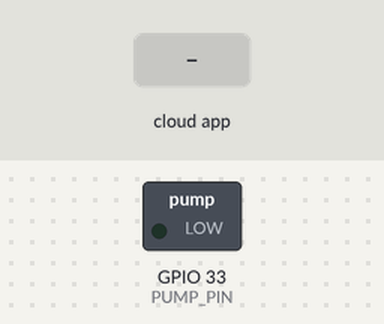
Simulated run of this sketch. Board: ESP32. On the bench: switched loads named in the sketch (green lamp = pin HIGH). The inputs (shaded band) are chosen by the test bench. The ROS host is connected and sends only what is stated.

Above: at 3.2 s.
3.3 s: the phone or cloud app sets pompa to 1
At 4.0 s:
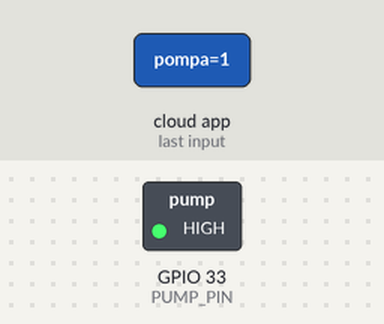
4.8 s: the phone or cloud app sets pompa to 0
At 6.0 s:
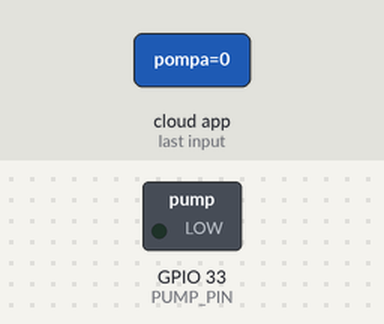
Timing chart, 0 to 7.8 s (numbered marks = the images above; inputs shaded):
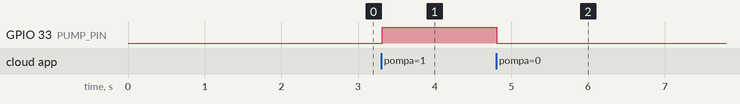

The sketch:

water_pump.ino
```cpp
/*
 * water_pump.ino — kontrol pompa air via ROS2 (via relay)
 *
 * Subscribe ke topic /pompa (Bool)
 * true  = pompa ON
 * false = pompa OFF
 *
 * Board: Arduino UNO / ESP32
 *
 * KONEKSI FISIK:
 *
 *   Komponen       | Arduino UNO      | ESP32
 *   ------------------------------------------------
 *   IN             | D6               | D33           (Kuning)
 *   VCC            | 5V               | 3.3V          (Merah)
 *   GND            | GND              | GND           (Hitam)
 *
 *   Lihat wiring.md untuk diagram lengkap.
 *
 * Catatan:
 * - Pompa DC dikontrol via relay module
 * - Relay aktif LOW atau HIGH tergantung modul
 * - Gunakan pin yang bisa memberikan arus cukup via transistor/relay
 */

// ═══════════════════════════════════════════════════════════════
// PENJELASAN DATA STRUCTURE — micro-ROS
// ═══════════════════════════════════════════════════════════════
//
// Berikut adalah data structure inti micro-ROS yang dipakai:
//
// 1. rcl_node_t
//    - Struktur yang merepresentasikan node ROS2 di C/C++.
//    - Setiap node punya nama unik (contoh: "led_node").
//    - Semua komunikasi ROS2 (pub/sub) terikat pada node.
//
// 2. rcl_publisher_t
//    - Struktur untuk MENGIRIM data ke topic ROS2.
//    - Diinisialisasi dengan rclc_publisher_init_default().
//    - Parameter: tipe pesan, nama topic, node.
//    - Method: rcl_publish() — kirim data.
//
// 3. rcl_subscription_t
//    - Struktur untuk MENERIMA data dari topic ROS2.
//    - Diinisialisasi dengan rclc_subscription_init_default().
//    - Parameter: tipe pesan, nama topic, callback function.
//    - Callback dipanggil OTOMATIS saat ada data masuk.
//
// 4. rclc_executor_t
//    - Struktur yang mengatur eksekusi callback.
//    - "Jantung" program micro-ROS — mirip rclpy.spin() di Python.
//    - Method: rclc_executor_spin_some() — proses callback yang pending.
//    - WAJIB ditambahkan publisher/subscriber/timer dengan add_*().
//
// 5. rclc_support_t
//    - Struktur untuk inisialisasi micro-ROS.
//    - Wajib dipanggil PERTAMA KALI di setup().
//    - rclc_support_init() — siapkan memory, allocator, dll.
//
// 6. rcl_allocator_t
//    - Struktur alokator memori untuk ROS2.
//    - rcl_get_default_allocator() — pakai default (heap).
//    - Digunakan saat inisialisasi node, publisher, subscriber.
//
// 7. rcl_timer_t
//    - Struktur timer untuk eksekusi periodik.
//    - rclc_timer_init_default() — buat timer dengan interval ms.
//    - Callback dipanggil setiap interval.
//
// 8. std_msgs__msg__*
//    - Tipe pesan ROS2 standar di C:
//      Bool    → bool data        (true/false)
//      Int32   → int32_t data     (angka bulat)
//      Float32 → float data       (angka desimal)
//      Float64 → double data      (angka desimal presisi ganda)
//      String  → char[] data      (teks)
//════════════════════════════════════════════════════════════════


// micro_ros_arduino: library inti untuk menjalankan ROS2 client di Arduino
#include <micro_ros_arduino.h>
#include <rcl/rcl.h>
#include <rclc/rclc.h>
#include <rclc/executor.h>
// std_msgs/msg/bool.h: tipe pesan Boolean untuk ROS2
#include <std_msgs/msg/bool.h>

// Definisi pin pompa — berbeda antara ESP32 dan Arduino UNO
// ESP32: GPIO 33; UNO: pin D6
#if defined(ESP32)
  #define PUMP_PIN 33
#else
  #define PUMP_PIN 6
#endif

// Executor — mengatur eksekusi callback
rclc_executor_t executor;
// Support — wadah untuk inisialisasi
rclc_support_t support;
// Allocator — pengelola memori
rcl_allocator_t allocator;
// Node — identitas node di ROS2
rcl_node_t node;
// Subscription — penerima pesan dari topic "/pompa"
rcl_subscription_t subscriber;
// Pesan ROS2 bertipe Bool — .data menyimpan perintah ON/OFF
std_msgs__msg__Bool msg;

// subscription_callback: dipanggil setiap ada pesan baru di topic "/pompa"
// const void *msgin: pointer ke data mentah, harus di-cast ke tipe yang benar
void subscription_callback(const void *msgin) {
  // Cast pointer void → pointer ke std_msgs__msg__Bool
  const std_msgs__msg__Bool *msg = (const std_msgs__msg__Bool *)msgin;
  // digitalWrite: atur output pin pompa
  // Jika msg->data == true → HIGH (ON); jika false → LOW (OFF)
  digitalWrite(PUMP_PIN, msg->data ? HIGH : LOW);
}

void setup() {
  // pinMode: set pin pompa sebagai OUTPUT untuk mengontrol relay
  pinMode(PUMP_PIN, OUTPUT);
  // digitalWrite: atur output ke LOW (pompa mati saat startup)
  digitalWrite(PUMP_PIN, LOW);

  Serial.begin(115200);
  set_microros_serial_transports(Serial);
  delay(2000);

  allocator = rcl_get_default_allocator();
  rclc_support_init(&support, 0, NULL, &allocator);
  rclc_node_init_default(&node, "water_pump_node", "", &support);

  // rclc_subscription_init_default: daftarkan subscriber ke topic "pompa"
  // Berbeda dengan publisher, subscriber menerima (bukan mengirim) pesan
  rclc_subscription_init_default(&subscriber, &node,
    ROSIDL_GET_MSG_TYPE_SUPPORT(std_msgs, msg, Bool), "pompa");

  // rclc_executor_init: inisialisasi executor dengan kapasitas 1 handle
  rclc_executor_init(&executor, &support, 1, &allocator);
  // rclc_executor_add_subscription: daftarkan subscription ke executor
  // Setiap ada pesan baru → panggil subscription_callback
  // ON_NEW_DATA: hanya proses saat ada data baru (bukan setiap spin)
  rclc_executor_add_subscription(&executor, &subscriber, &msg,
    &subscription_callback, ON_NEW_DATA);
}

void loop() {
  // rclc_executor_spin_some: proses callback yang tersedia
  // Untuk subscriber, ini akan memanggil subscription_callback jika ada data
  rclc_executor_spin_some(&executor, RCL_MS_TO_NS(100));
  delay(10);
}
```

Measured:
- after the input at 3.3 s, GPIO 33 (PUMP_PIN): LOW → HIGH at once
- after the input at 4.8 s, GPIO 33 (PUMP_PIN): HIGH → LOW at once
